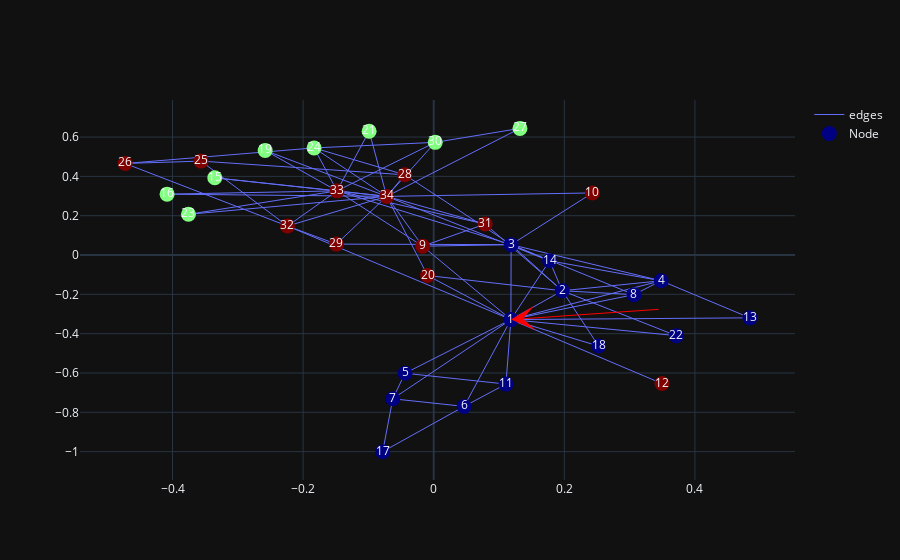
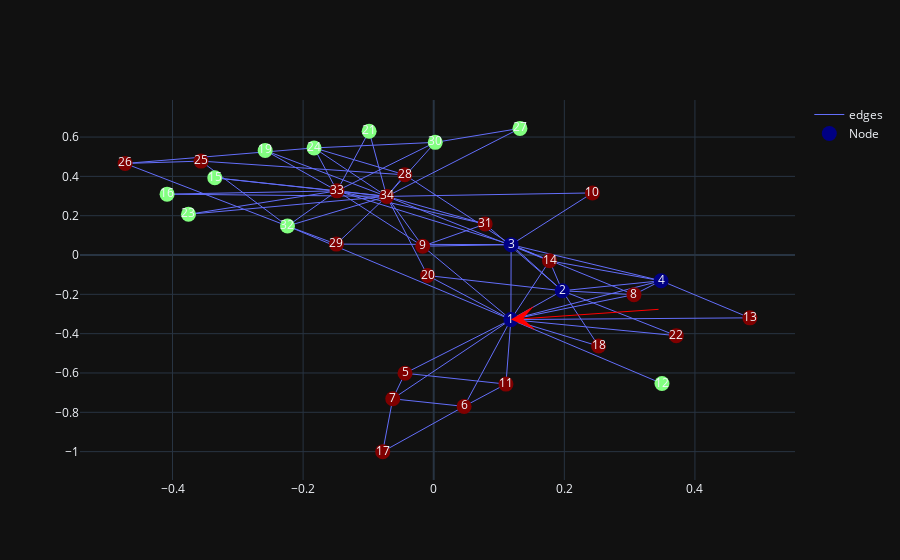
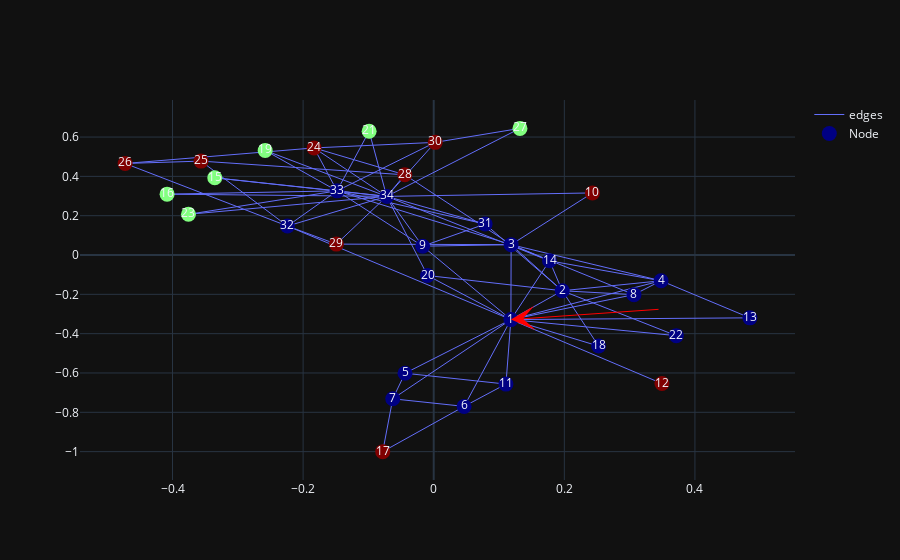
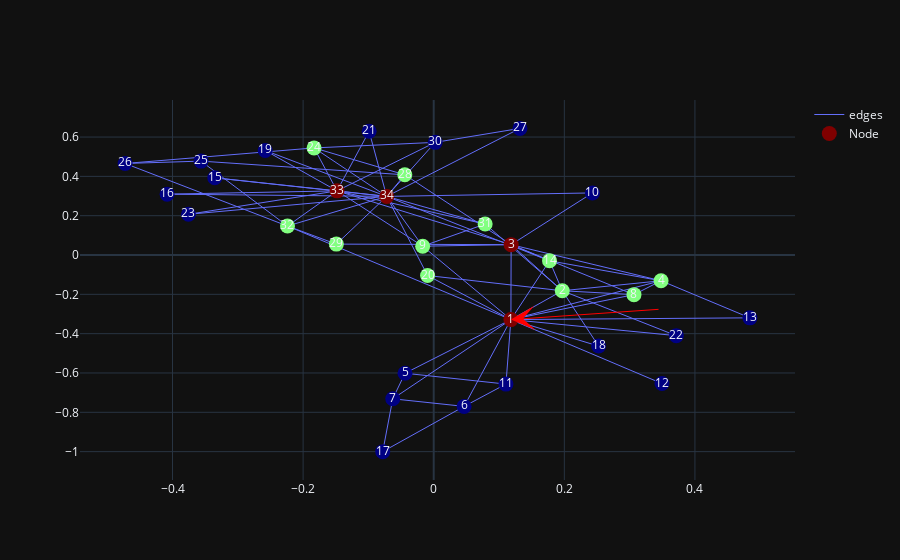

The code cell stored with these charts, in order, in its notebook:
### Code cell
ascos = visualize_ascos(G, global_root_node, pos)
ascos = add_markers(ascos, global_markers)
#ascos.show(config={'scrollZoom' : True})
df_ascos = get_ascos(G, global_root_node)

simrank = visualize_simrank(G, global_root_node, pos)
simrank = add_markers(simrank, global_markers)
#simrank.show(config={'scrollZoom' : True})
df_simrank = other_sims.simrank(G, global_root_node)

cosine_similarity = visualize_cosine_similarity(G, global_root_node, pos)
cosine_similarity = add_markers(cosine_similarity, global_markers)
#cosine_similarity.show(config={'scrollZoom' : True})
df_cosine_similarity = cos_sim.get_cosine(G, global_root_node)

vectoriezed = visualize_rdd_vector(G, global_root_node, global_radius, pos, global_measure_list)
vectoriezed = add_markers(vectoriezed, global_markers)
#vectoriezed.show(config={'scrollZoom' : True})
df_vectoriezed = measures.get_rdds_for_visuals_vector(G, global_root_node, global_measure_list, global_radius)

k_means_simrank = visualize_rdd_vector_kmeans_others(G, 1, ['simrank'], other_sims.simrank, pos)
k_means_simrank =  add_markers(k_means_simrank, global_markers)
k_means_simrank.show(config={'scrollZoom' : True})

k_means_cosine = visualize_rdd_vector_kmeans_others(G, 1, ['cos_sim'], get_cosine, pos)
k_means_cosine = add_markers(k_means_cosine, global_markers)
k_means_cosine.show(config={'scrollZoom' : True})

k_means_ascos = visualize_rdd_vector_kmeans_others(G, 1, ['ascos'], get_ascos, pos)
k_means_ascos = add_markers(k_means_ascos, global_markers)
k_means_ascos.show(config={'scrollZoom' : True})

k_means_rdd = visualize_rdd_vector_kmeans(G, 1, global_radius, global_measure_list, pos)
k_means_rdd = add_markers(k_means_rdd, global_markers)
k_means_rdd.show(config={'scrollZoom' : True})

mean_shift_cosine = visualize_rdd_vector_mean_shift_other(G, global_root_node, ['cos_sim'], get_cosine, pos)
mean_shift_cosine = add_markers(mean_shift_cosine, global_markers)
# mean_shift_cosine.show(config={'scrollZoom' : True})

mean_shift_simrank = visualize_rdd_vector_mean_shift_other(G, global_root_node, ['simrank'], other_sims.simrank, pos)
mean_shift_simrank = add_markers(mean_shift_simrank, global_markers)
# mean_shift_simrank.show(config={'scrollZoom' : True})

mean_shift_ascos = visualize_rdd_vector_mean_shift_other(G, global_root_node, ['ascos'], get_ascos, pos)
mean_shift_ascos = add_markers(mean_shift_ascos, global_markers)
# mean_shift_ascos.show(config={'scrollZoom' : True})

mean_shift_rdd = visualize_rdd_vector_mean_shift(G, global_root_node, global_radius, global_measure_list, pos)
mean_shift_rdd = add_markers(mean_shift_rdd, global_markers)
# mean_shift_rdd.show(config={'scrollZoom' : True})

### Figure 1 — Plotly figure (JSON) as saved in the notebook; plotly's stock layout.template omitted (floating-point values rounded to 4 significant figures; data arrays with more than 128 entries replaced by an {"elided": "..."} marker saying what was removed)
{"data": [{"line": {"width": 1}, "marker": {"color": [0, 0, 0, 0, 0, 0, 0, 0, 2, 2, 0, 2, 0, 0, 1, 1, 0, 0, 1, 2, 1, 0, 1, 1, 2, 2, 1, 2, 2, 1, 2, 2, 2, 2], "colorscale": [[0, "rgb(0,0,131)"], [0.2, "rgb(0,60,170)"], [0.4, "rgb(5,255,255)"], [0.6, "rgb(255,255,0)"], [0.8, "rgb(250,0,0)"], [1, "rgb(128,0,0)"]], "size": 15}, "mode": "lines", "name": "edges", "type": "scatter", "uid": "f886d6b0-d3ff-4347-995b-fa410dd7a815", "x": {"elided": "234 float values"}, "y": {"elided": "234 float values"}}, {"customdata": {"elided": "34x6 float values"}, "hovertemplate": "node_name: %{customdata[0]} <br> degree: %{customdata[1]} <br> simrank: %{customdata[2]} <br> k_mean_cluster: %{customdata[3]} <br> nodes_x: %{customdata[4]} <br> nodes_y: %{customdata[5]} <br> ", "marker": {"color": [0, 0, 0, 0, 0, 0, 0, 0, 2, 2, 0, 2, 0, 0, 1, 1, 0, 0, 1, 2, 1, 0, 1, 1, 2, 2, 1, 2, 2, 1, 2, 2, 2, 2], "colorscale": [[0, "rgb(0,0,131)"], [0.2, "rgb(0,60,170)"], [0.4, "rgb(5,255,255)"], [0.6, "rgb(255,255,0)"], [0.8, "rgb(250,0,0)"], [1, "rgb(128,0,0)"]], "size": 15}, "mode": "markers+text", "name": "Node", "text": [1, 2, 3, 4, 5, 6, 7, 8, 9, 10, 11, 12, 13, 14, 15, 16, 17, 18, 19, 20, 21, 22, 23, 24, 25, 26, 27, 28, 29, 30, 31, 32, 33, 34], "type": "scatter", "uid": "32901233-5595-405f-a893-6196eab682c3", "x": [0.1182, 0.1969, 0.1186, 0.3481, -0.04396, 0.04654, -0.06274, 0.3067, -0.0169, 0.2431, 0.1106, 0.3495, 0.4842, 0.1774, -0.3353, -0.4083, -0.07809, 0.2524, -0.2581, -0.009423, -0.09892, 0.3715, -0.3756, -0.1832, -0.3563, -0.4726, 0.1321, -0.04427, -0.1491, 0.002327, 0.07877, -0.2239, -0.1481, -0.07196], "y": [-0.3284, -0.1817, 0.05273, -0.131, -0.6013, -0.7699, -0.7314, -0.2016, 0.0449, 0.3158, -0.6564, -0.6537, -0.3195, -0.0294, 0.3927, 0.3095, -1, -0.4631, 0.5317, -0.1043, 0.6294, -0.4101, 0.207, 0.5447, 0.4776, 0.4656, 0.6442, 0.408, 0.05546, 0.573, 0.1576, 0.1474, 0.3263, 0.2982]}], "layout": {"annotations": [{"arrowcolor": "red", "arrowhead": 3, "arrowsize": 4, "axref": "x", "ayref": "y", "showarrow": true, "x": 0.1182, "y": -0.3284}], "dragmode": "pan"}}

### Figure 2 — Plotly figure (JSON) as saved in the notebook; plotly's stock layout.template omitted (floating-point values rounded to 4 significant figures; data arrays with more than 128 entries replaced by an {"elided": "..."} marker saying what was removed)
{"data": [{"line": {"width": 1}, "marker": {"color": [0, 0, 0, 0, 2, 2, 2, 2, 2, 2, 2, 1, 2, 2, 1, 1, 2, 2, 1, 2, 1, 2, 1, 1, 2, 2, 1, 2, 2, 1, 2, 1, 2, 2], "colorscale": [[0, "rgb(0,0,131)"], [0.2, "rgb(0,60,170)"], [0.4, "rgb(5,255,255)"], [0.6, "rgb(255,255,0)"], [0.8, "rgb(250,0,0)"], [1, "rgb(128,0,0)"]], "size": 15}, "mode": "lines", "name": "edges", "type": "scatter", "uid": "2f4e35fe-42d5-4aed-8432-f25fd696da0b", "x": {"elided": "234 float values"}, "y": {"elided": "234 float values"}}, {"customdata": {"elided": "34x6 float values"}, "hovertemplate": "node_name: %{customdata[0]} <br> degree: %{customdata[1]} <br> cos_sim: %{customdata[2]} <br> k_mean_cluster: %{customdata[3]} <br> nodes_x: %{customdata[4]} <br> nodes_y: %{customdata[5]} <br> ", "marker": {"color": [0, 0, 0, 0, 2, 2, 2, 2, 2, 2, 2, 1, 2, 2, 1, 1, 2, 2, 1, 2, 1, 2, 1, 1, 2, 2, 1, 2, 2, 1, 2, 1, 2, 2], "colorscale": [[0, "rgb(0,0,131)"], [0.2, "rgb(0,60,170)"], [0.4, "rgb(5,255,255)"], [0.6, "rgb(255,255,0)"], [0.8, "rgb(250,0,0)"], [1, "rgb(128,0,0)"]], "size": 15}, "mode": "markers+text", "name": "Node", "text": [1, 2, 3, 4, 5, 6, 7, 8, 9, 10, 11, 12, 13, 14, 15, 16, 17, 18, 19, 20, 21, 22, 23, 24, 25, 26, 27, 28, 29, 30, 31, 32, 33, 34], "type": "scatter", "uid": "529743b2-f405-4999-848e-085205e5b229", "x": [0.1182, 0.1969, 0.1186, 0.3481, -0.04396, 0.04654, -0.06274, 0.3067, -0.0169, 0.2431, 0.1106, 0.3495, 0.4842, 0.1774, -0.3353, -0.4083, -0.07809, 0.2524, -0.2581, -0.009423, -0.09892, 0.3715, -0.3756, -0.1832, -0.3563, -0.4726, 0.1321, -0.04427, -0.1491, 0.002327, 0.07877, -0.2239, -0.1481, -0.07196], "y": [-0.3284, -0.1817, 0.05273, -0.131, -0.6013, -0.7699, -0.7314, -0.2016, 0.0449, 0.3158, -0.6564, -0.6537, -0.3195, -0.0294, 0.3927, 0.3095, -1, -0.4631, 0.5317, -0.1043, 0.6294, -0.4101, 0.207, 0.5447, 0.4776, 0.4656, 0.6442, 0.408, 0.05546, 0.573, 0.1576, 0.1474, 0.3263, 0.2982]}], "layout": {"annotations": [{"arrowcolor": "red", "arrowhead": 3, "arrowsize": 4, "axref": "x", "ayref": "y", "showarrow": true, "x": 0.1182, "y": -0.3284}], "dragmode": "pan"}}

### Figure 3 — Plotly figure (JSON) as saved in the notebook; plotly's stock layout.template omitted (floating-point values rounded to 4 significant figures; data arrays with more than 128 entries replaced by an {"elided": "..."} marker saying what was removed)
{"data": [{"line": {"width": 1}, "marker": {"color": [0, 0, 0, 0, 0, 0, 0, 0, 0, 2, 0, 2, 0, 0, 1, 1, 2, 0, 1, 0, 1, 0, 1, 2, 2, 2, 1, 2, 2, 2, 0, 0, 0, 0], "colorscale": [[0, "rgb(0,0,131)"], [0.2, "rgb(0,60,170)"], [0.4, "rgb(5,255,255)"], [0.6, "rgb(255,255,0)"], [0.8, "rgb(250,0,0)"], [1, "rgb(128,0,0)"]], "size": 15}, "mode": "lines", "name": "edges", "type": "scatter", "uid": "fdb2c0b1-38ab-42db-9eb5-99e2c327a33a", "x": {"elided": "234 float values"}, "y": {"elided": "234 float values"}}, {"customdata": {"elided": "34x6 float values"}, "hovertemplate": "node_name: %{customdata[0]} <br> degree: %{customdata[1]} <br> ascos: %{customdata[2]} <br> k_mean_cluster: %{customdata[3]} <br> nodes_x: %{customdata[4]} <br> nodes_y: %{customdata[5]} <br> ", "marker": {"color": [0, 0, 0, 0, 0, 0, 0, 0, 0, 2, 0, 2, 0, 0, 1, 1, 2, 0, 1, 0, 1, 0, 1, 2, 2, 2, 1, 2, 2, 2, 0, 0, 0, 0], "colorscale": [[0, "rgb(0,0,131)"], [0.2, "rgb(0,60,170)"], [0.4, "rgb(5,255,255)"], [0.6, "rgb(255,255,0)"], [0.8, "rgb(250,0,0)"], [1, "rgb(128,0,0)"]], "size": 15}, "mode": "markers+text", "name": "Node", "text": [1, 2, 3, 4, 5, 6, 7, 8, 9, 10, 11, 12, 13, 14, 15, 16, 17, 18, 19, 20, 21, 22, 23, 24, 25, 26, 27, 28, 29, 30, 31, 32, 33, 34], "type": "scatter", "uid": "ff0179c6-d892-4d79-b71d-d270abcb6aaa", "x": [0.1182, 0.1969, 0.1186, 0.3481, -0.04396, 0.04654, -0.06274, 0.3067, -0.0169, 0.2431, 0.1106, 0.3495, 0.4842, 0.1774, -0.3353, -0.4083, -0.07809, 0.2524, -0.2581, -0.009423, -0.09892, 0.3715, -0.3756, -0.1832, -0.3563, -0.4726, 0.1321, -0.04427, -0.1491, 0.002327, 0.07877, -0.2239, -0.1481, -0.07196], "y": [-0.3284, -0.1817, 0.05273, -0.131, -0.6013, -0.7699, -0.7314, -0.2016, 0.0449, 0.3158, -0.6564, -0.6537, -0.3195, -0.0294, 0.3927, 0.3095, -1, -0.4631, 0.5317, -0.1043, 0.6294, -0.4101, 0.207, 0.5447, 0.4776, 0.4656, 0.6442, 0.408, 0.05546, 0.573, 0.1576, 0.1474, 0.3263, 0.2982]}], "layout": {"annotations": [{"arrowcolor": "red", "arrowhead": 3, "arrowsize": 4, "axref": "x", "ayref": "y", "showarrow": true, "x": 0.1182, "y": -0.3284}], "dragmode": "pan"}}

### Figure 4 — Plotly figure (JSON) as saved in the notebook; plotly's stock layout.template omitted (floating-point values rounded to 4 significant figures; data arrays with more than 128 entries replaced by an {"elided": "..."} marker saying what was removed)
{"data": [{"line": {"width": 1}, "marker": {"color": [2, 1, 2, 1, 0, 0, 0, 1, 1, 0, 0, 0, 0, 1, 0, 0, 0, 0, 0, 1, 0, 0, 0, 1, 0, 0, 0, 1, 1, 0, 1, 1, 2, 2], "colorscale": [[0, "rgb(0,0,131)"], [0.2, "rgb(0,60,170)"], [0.4, "rgb(5,255,255)"], [0.6, "rgb(255,255,0)"], [0.8, "rgb(250,0,0)"], [1, "rgb(128,0,0)"]], "size": 15}, "mode": "lines", "name": "edges", "type": "scatter", "uid": "916b31d1-c020-49d9-b629-682d8d986a4a", "x": {"elided": "234 float values"}, "y": {"elided": "234 float values"}}, {"customdata": {"elided": "34x12 float values"}, "hovertemplate": "node_name: %{customdata[0]} <br> radius: %{customdata[1]} <br> degree: %{customdata[2]} <br> triangles: %{customdata[3]} <br> global_graph_degree: %{customdata[4]} <br> global_graph_clique: %{customdata[5]} <br> local_graph_degree: %{customdata[6]} <br> local_graph_clique: %{customdata[7]} <br> normalized_rdd: %{customdata[8]} <br> k_mean_cluster: %{customdata[9]} <br> nodes_x: %{customdata[10]} <br> nodes_y: %{customdata[11]} <br> ", "marker": {"color": [2, 1, 2, 1, 0, 0, 0, 1, 1, 0, 0, 0, 0, 1, 0, 0, 0, 0, 0, 1, 0, 0, 0, 1, 0, 0, 0, 1, 1, 0, 1, 1, 2, 2], "colorscale": [[0, "rgb(0,0,131)"], [0.2, "rgb(0,60,170)"], [0.4, "rgb(5,255,255)"], [0.6, "rgb(255,255,0)"], [0.8, "rgb(250,0,0)"], [1, "rgb(128,0,0)"]], "size": 15}, "mode": "markers+text", "name": "Node", "text": [1, 2, 3, 4, 5, 6, 7, 8, 9, 10, 11, 12, 13, 14, 15, 16, 17, 18, 19, 20, 21, 22, 23, 24, 25, 26, 27, 28, 29, 30, 31, 32, 33, 34], "type": "scatter", "uid": "45aa51eb-10ba-4583-b69c-01acae4f37c5", "x": [0.1182, 0.1969, 0.1186, 0.3481, -0.04396, 0.04654, -0.06274, 0.3067, -0.0169, 0.2431, 0.1106, 0.3495, 0.4842, 0.1774, -0.3353, -0.4083, -0.07809, 0.2524, -0.2581, -0.009423, -0.09892, 0.3715, -0.3756, -0.1832, -0.3563, -0.4726, 0.1321, -0.04427, -0.1491, 0.002327, 0.07877, -0.2239, -0.1481, -0.07196], "y": [-0.3284, -0.1817, 0.05273, -0.131, -0.6013, -0.7699, -0.7314, -0.2016, 0.0449, 0.3158, -0.6564, -0.6537, -0.3195, -0.0294, 0.3927, 0.3095, -1, -0.4631, 0.5317, -0.1043, 0.6294, -0.4101, 0.207, 0.5447, 0.4776, 0.4656, 0.6442, 0.408, 0.05546, 0.573, 0.1576, 0.1474, 0.3263, 0.2982]}], "layout": {"annotations": [{"arrowcolor": "red", "arrowhead": 3, "arrowsize": 4, "axref": "x", "ayref": "y", "showarrow": true, "x": 0.1182, "y": -0.3284}], "dragmode": "pan"}}
